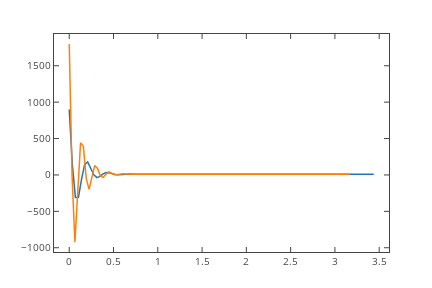

The cell this chart's notebook holds for it:
### Code cell
Td=0.4
gu=c.feedback(K*(1+Td*s)/(1+Td*s*0.1),g1)
gu1=c.feedback(2*K*(1+Td*s)/(1+Td*s*0.1),g1)
t,u=c.step_response(gu)
t1,u1=c.step_response(gu1)
plt.plot(t,u,t1,u1)
f=plt.gcf();IFrame(py.iplot_mpl(f),width="10%", height="6px", frameBorder="10")
